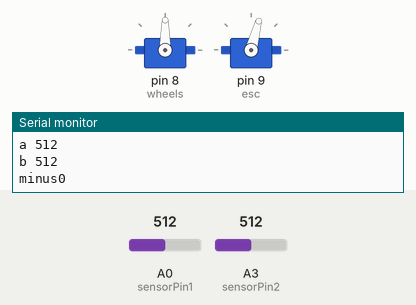
A sketch run on a simulated Arduino Uno, built with avr-gcc and run on an emulated ATmega328P. Parts: 2 × servo, the last lines printed to the serial monitor. The inputs (shaded band) are chosen by the test bench; at power-on: A0 (sensorPin1) = 512, A3 (sensorPin2) = 512.

Above: at 4.2 s.
4.3 s: A0 (sensorPin1) set to 524
5.8 s: A0 (sensorPin1) set to 543
At 6.15 s:
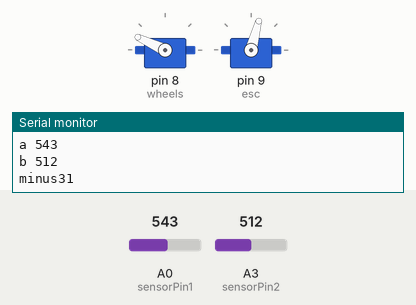
8.8 s: A3 (sensorPin2) set to 535
10.3 s: A3 (sensorPin2) set to 573
At 10.59 s:
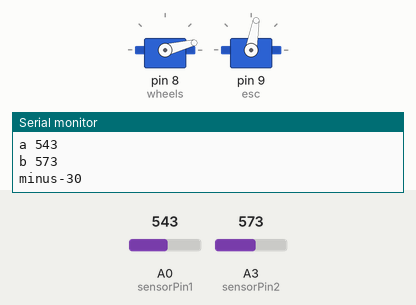
13.3 s: A0 (sensorPin1) set to 0
At 13.96 s:
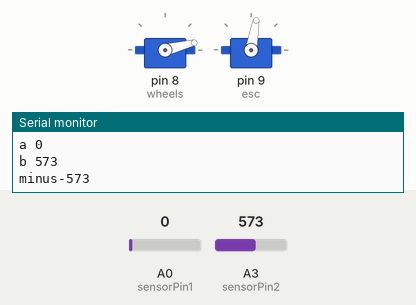
16.3 s: A0 (sensorPin1) set to 25
At 16.93 s:
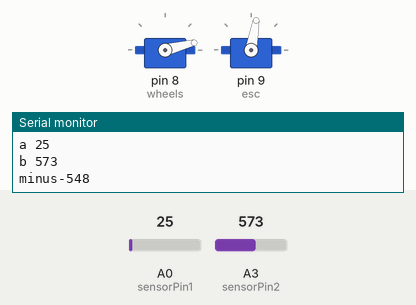
Timing chart, 0 to 20.3 s (numbered marks = the images above; inputs shaded):
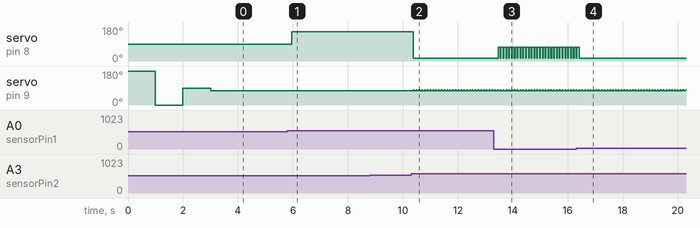

Measured:
- the behaviour switches between 532 and 533 on A0 (sensorPin1) (found by bisection; images 0 and 1)
- the behaviour switches between 558 and 559 on A3 (sensorPin2) (found by bisection; images 1 and 2)
- after the input at 5.8 s, servo on pin 8 (wheels): 90° → 155° after 0.15 s
- after the input at 10.3 s, servo on pin 8 (wheels): 155° → 14° after 0.08 s; servo on pin 9 (esc): alternates 80° for 0.02 s and 75° for 0.08 s, starting after 0.08 s
- after the input at 13.3 s, servo on pin 8 (wheels): alternates 73° for 0.08 s and 14° for 0.02 s, starting after 0.17 s
- after the input at 16.3 s, servo on pin 8 (wheels): goes on until 16.4 s, then stays 14°

The sketch:

ch4old.ino
```cpp
#include <Servo.h>

 int sensorPin1 = A0; //analog pin 0
  int sensorPin2 = A3; //analog pin 0

Servo wheels; // servo for turning the wheels
Servo esc; // not actually a servo, but controlled like one!
bool startup = true; // used to ensure startup only happens once
int startupDelay = 1000; // time to pause at each calibration step
double maxSpeedOffset = 45; // maximum speed magnitude, in servo 'degrees'
double maxWheelOffset =
85; // maximum wheel turn magnitude, in servo 'degrees'

void setup()
{
  Serial.begin(9600);
  wheels.attach(8); // initialize wheel servo to Digital IO Pin #8
  esc.attach(9); // initialize ESC to Digital IO Pin #9

  /*  If you're re-uploading code via USB while leaving the ESC powered on,
   *  you don't need to re-calibrate each time, and you can comment this part out.
   */
  calibrateESC();
  //esc.write(80);
}

/* Convert degree value to radians */
double degToRad(double degrees){
  return (degrees * 71) / 4068;
}

/* Convert radian value to degrees */
double radToDeg(double radians){
  return (radians * 4068) / 71;
}

/* Calibrate the ESC by sending a high signal, then a low, then middle.*/
void calibrateESC(){
    esc.write(180); // full backwards
    delay(startupDelay);
    esc.write(0); // full forwards
    delay(startupDelay);
    esc.write(90); // neutral
    delay(startupDelay);
    esc.write(90); // reset the ESC to neutral (non-moving) value
}

/* Oscillate between various servo/ESC states, using a sine wave to gradually
 *  change speed and turn values.
 */
void oscillateleft(){
  //for (int i =180; i < 360; i++){
    int i=170;
    double rad = degToRad(i);
   // double speedOffset = sin(rad) * maxSpeedOffset;
    double speedOffset = 15.0;
    double wheelOffset = sin(rad) * maxWheelOffset;
    esc.write(65 + speedOffset);
   // Serial.println(65 + speedOffset);
    //esc.write(100);
    //wheels.write(90 + wheelOffset);
    wheels.write(wheelOffset);
    delay(20);
  //}
}

void oscillatecenter(){
  //for (int i =180; i < 360; i++){
    int i=60;
    double rad = degToRad(i);
   // double speedOffset = sin(rad) * maxSpeedOffset;
    double speedOffset = 15.0;
    double wheelOffset = sin(rad) * maxWheelOffset;
    esc.write(65 + speedOffset);
   // Serial.println(65 + speedOffset);
    //esc.write(100);
    //wheels.write(90 + wheelOffset);
    wheels.write(wheelOffset);
    //delay(50);
  //}
}
void oscillateright(){
  //for (int i =0; i < 180; i++){
  int i=50;
    double rad = degToRad(i);
    double speedOffset = sin(rad) * maxSpeedOffset;
    double wheelOffset = sin(rad) * maxWheelOffset;
    esc.write(80);
    //esc.write(speedOffset);
    wheels.write(90 + wheelOffset);
    //delay(50);
 // }
}

int medianDistance(int pinNumber){
  int Distances[] = {0,0,0,0,0,0};
  int array_len = 6;
  for (int i = 0; i < array_len; i++){
    Distances[i] = analogRead(pinNumber);;
   }

  int index = 0;
  for (int i = 0; i < array_len/2; i++){
    int high = 0;
    index = 0;
   for (int j = 0; j < array_len; j++){
    if (Distances[j] > high){
      high = Distances[j];
      index = j;
    }
   }
   if (i == array_len/2 - 1){
     return high;
   }
   Distances[index] = 0;
  }
}


void loop()
{
   int val1 = medianDistance(sensorPin1);
   int val2 = medianDistance(sensorPin2);
  esc.write(75);

  Serial.print("a ");
  Serial.println(val1);


  Serial.print("b ");
  Serial.println(val2);
  Serial.print("minus");
  Serial.println(val1-val2);


  delay(80);
  if((val1-val2)>20){
    oscillateright();
    //delay(50);
    }
   //if((val1-val2)<20||(val2-val1)<20){
    //oscillatecenter();
   //esc.write(75);
    //delay(50);
    //}
    if((val2-val1)>15){
    oscillateleft();
     //delay(50);
      }
      //delay(100);
    // esc.write(70);
   //oscillate();
   if(val1<5){
      oscillatecenter();
   }
}
```
